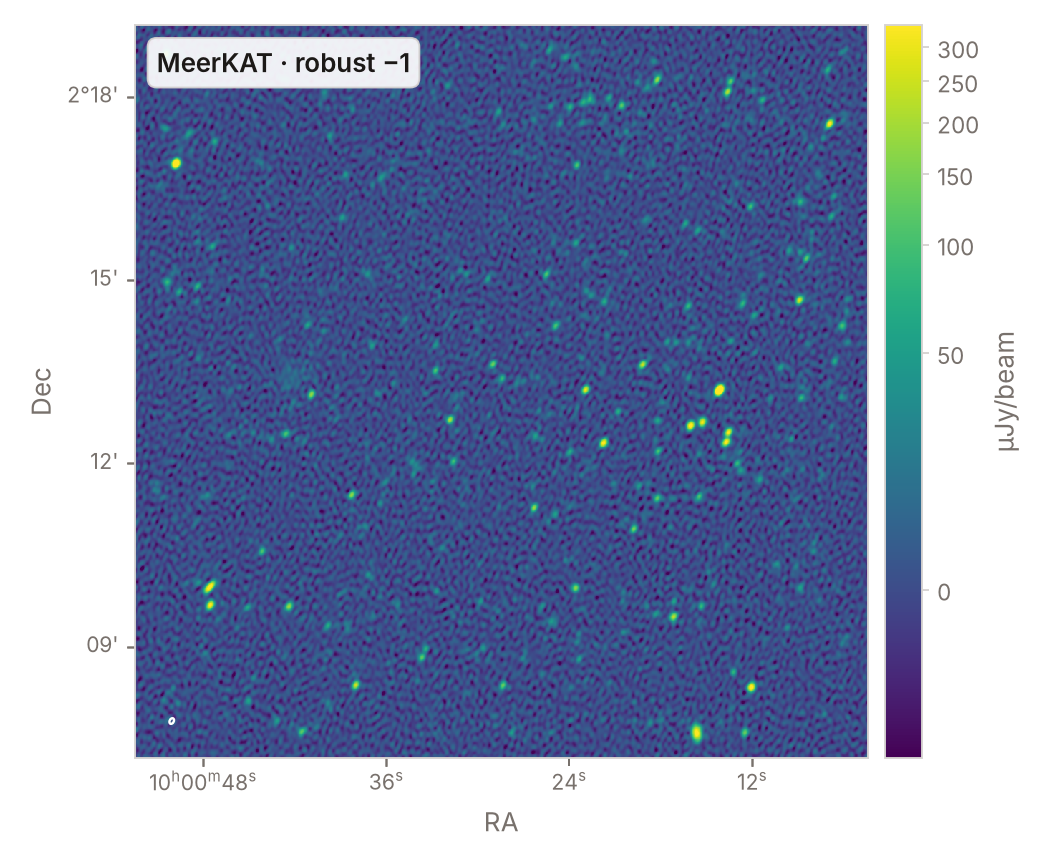
#> input picture case1-mightee/images/meerkat_clean.png, 1045 x 863 px
$ python -i thumbnail.py   (imports and definitions only)
#> lines starting #> are read from the running program, lines starting #| are printed output that depends on the picture; after the words box and inside, x2 and y2 are one past the last pixel; in counts of white or black regions, pixels touching at a corner belong together
"""Gallery-card thumbnails: 4:3, no axes, no labels, no colour bars, no beams.

Two entry points:

    # from an array (FITS plane, moment map, ...)
    from thumbnail import bare
    bare(data, "caseN-<slug>/images/thumbnail.png", cmap="viridis", vmin=..., vmax=...)

    # from a matplotlib PNG that already has axes (e.g. a weblog image)
    python thumbnail.py crop images/meerkat_clean.png images/thumbnail.png [--center X Y] [--zoom Z]

The card crops to 4:3 with object-fit: cover, so anything drawn at another
aspect loses its edges; produce 4:3 here and nothing is cut.
"""
import argparse

import numpy as np

W, H = 800, 600  # output size in pixels


def _fit_box(x0, y0, x1, y1, center=None, zoom=1.0):
    """Largest 4:3 box inside (x0, y0, x1, y1), shrunk by `zoom`, around `center`."""
    w, h = x1 - x0, y1 - y0
    bw = min(w, h * 4 / 3) / zoom
    bh = bw * 3 / 4
    cx, cy = center if center else ((x0 + x1) / 2, (y0 + y1) / 2)
    cx = min(max(cx, x0 + bw / 2), x1 - bw / 2)
    cy = min(max(cy, y0 + bh / 2), y1 - bh / 2)
    return int(cx - bw / 2), int(cy - bh / 2), int(cx + bw / 2), int(cy + bh / 2)


def bare(data, out, center=None, zoom=1.0, origin="lower", **imshow_kw):
    """Render a 2-D array edge to edge at 4:3. `center` is (x, y) in array pixels."""
    import matplotlib
    matplotlib.use("Agg")
    import matplotlib.pyplot as plt

    ny, nx = data.shape
    if center is not None and origin == "lower":
        center = (center[0], ny - 1 - center[1])
    img = data[::-1] if origin == "lower" else data
    x0, y0, x1, y1 = _fit_box(0, 0, nx, ny, center, zoom)
    fig = plt.figure(figsize=(W / 100, H / 100), dpi=100)
    ax = fig.add_axes([0, 0, 1, 1])
    ax.imshow(img[y0:y1, x0:x1], origin="upper", aspect="auto", interpolation="nearest", **imshow_kw)
    ax.set_axis_off()
    fig.savefig(out, dpi=100, bbox_inches=None, pad_inches=0)
    plt.close(fig)


def _axes_frame(rgb):
    """Pixel box of the main axes frame: the two longest dark lines each way."""
    dark = rgb[..., :3].max(axis=2) < 90
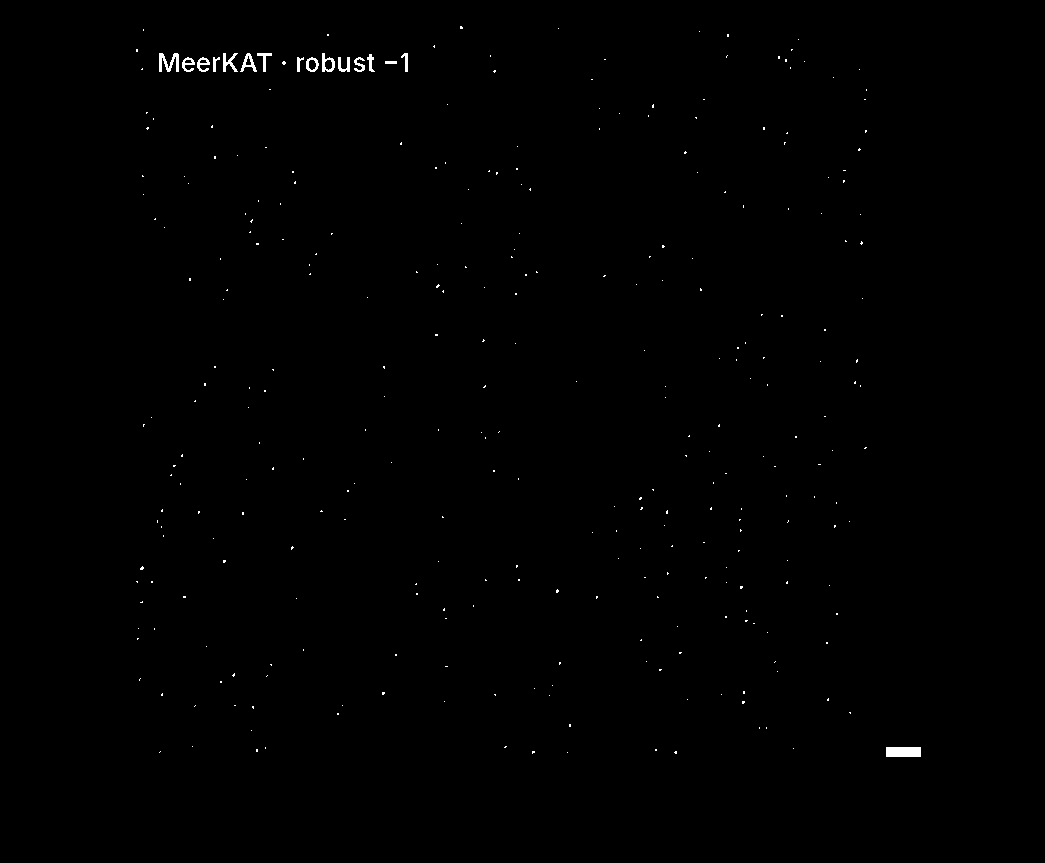
#> dark: shape (863, 1045) bool; 0.3% white; 314 white regions (298 under 20 px), largest, box (x1, y1, x2, y2) and area: (886, 747, 921, 757) 350, (159, 53, 179, 72) 211, (223, 53, 238, 72) 135
    ny, nx = dark.shape
#> ny = 863; nx = 1045
    cols = np.where(dark.sum(axis=0) > 0.5 * ny)[0]
#> cols = empty array
    rows = np.where(dark.sum(axis=1) > 0.5 * nx)[0]
#> rows = empty array
    if len(cols) < 2 or len(rows) < 2:
#> (the run stopped early here; a loop or call above may not have finished)
